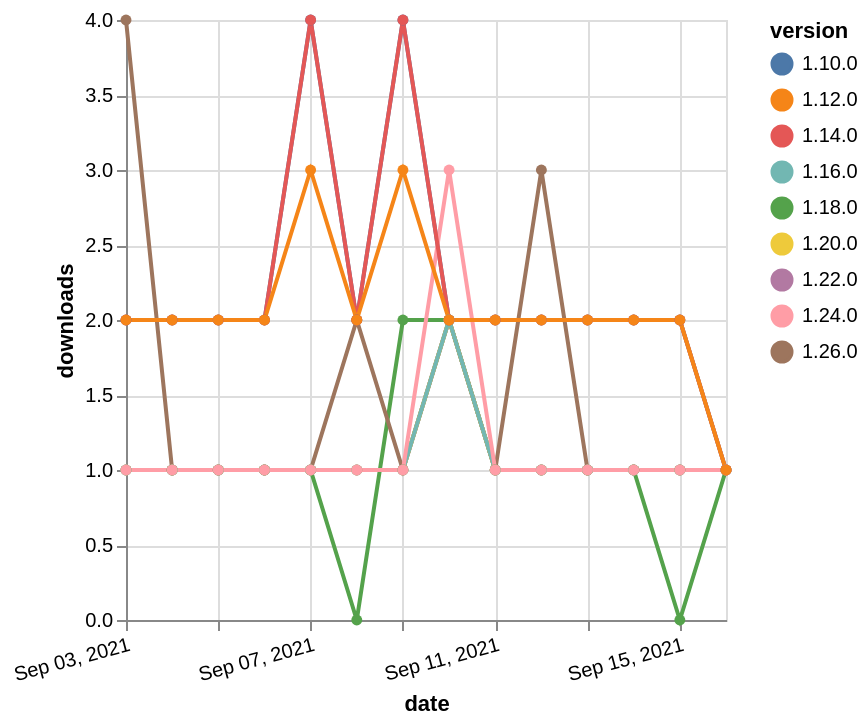

Describe this chart as a Vega-Lite specification.
### Vega-Lite specification from a JSON file in a GitHub repository (floating-point values rounded to 4 significant figures)
{"$schema": "https://vega.github.io/schema/vega-lite/v5.json", "description": "A simple bar chart with embedded data.", "data": {"values": [{"date": "2021-09-03", "total": 204, "delta": 1, "version": "1.18.0"}, {"date": "2021-09-04", "total": 205, "delta": 1, "version": "1.18.0"}, {"date": "2021-09-05", "total": 206, "delta": 1, "version": "1.18.0"}, {"date": "2021-09-06", "total": 207, "delta": 1, "version": "1.18.0"}, {"date": "2021-09-07", "total": 208, "delta": 1, "version": "1.18.0"}, {"date": "2021-09-08", "total": 208, "delta": 0, "version": "1.18.0"}, {"date": "2021-09-09", "total": 210, "delta": 2, "version": "1.18.0"}, {"date": "2021-09-10", "total": 212, "delta": 2, "version": "1.18.0"}, {"date": "2021-09-11", "total": 213, "delta": 1, "version": "1.18.0"}, {"date": "2021-09-12", "total": 214, "delta": 1, "version": "1.18.0"}, {"date": "2021-09-13", "total": 215, "delta": 1, "version": "1.18.0"}, {"date": "2021-09-14", "total": 216, "delta": 1, "version": "1.18.0"}, {"date": "2021-09-15", "total": 216, "delta": 0, "version": "1.18.0"}, {"date": "2021-09-16", "total": 217, "delta": 1, "version": "1.18.0"}, {"date": "2021-09-03", "total": 167, "delta": 1, "version": "1.22.0"}, {"date": "2021-09-04", "total": 168, "delta": 1, "version": "1.22.0"}, {"date": "2021-09-05", "total": 169, "delta": 1, "version": "1.22.0"}, {"date": "2021-09-06", "total": 170, "delta": 1, "version": "1.22.0"}, {"date": "2021-09-07", "total": 171, "delta": 1, "version": "1.22.0"}, {"date": "2021-09-08", "total": 172, "delta": 1, "version": "1.22.0"}, {"date": "2021-09-09", "total": 173, "delta": 1, "version": "1.22.0"}, {"date": "2021-09-10", "total": 175, "delta": 2, "version": "1.22.0"}, {"date": "2021-09-11", "total": 176, "delta": 1, "version": "1.22.0"}, {"date": "2021-09-12", "total": 177, "delta": 1, "version": "1.22.0"}, {"date": "2021-09-13", "total": 178, "delta": 1, "version": "1.22.0"}, {"date": "2021-09-14", "total": 179, "delta": 1, "version": "1.22.0"}, {"date": "2021-09-15", "total": 180, "delta": 1, "version": "1.22.0"}, {"date": "2021-09-16", "total": 181, "delta": 1, "version": "1.22.0"}, {"date": "2021-09-03", "total": 3085, "delta": 2, "version": "1.10.0"}, {"date": "2021-09-04", "total": 3087, "delta": 2, "version": "1.10.0"}, {"date": "2021-09-05", "total": 3089, "delta": 2, "version": "1.10.0"}, {"date": "2021-09-06", "total": 3091, "delta": 2, "version": "1.10.0"}, {"date": "2021-09-07", "total": 3095, "delta": 4, "version": "1.10.0"}, {"date": "2021-09-08", "total": 3097, "delta": 2, "version": "1.10.0"}, {"date": "2021-09-09", "total": 3101, "delta": 4, "version": "1.10.0"}, {"date": "2021-09-10", "total": 3103, "delta": 2, "version": "1.10.0"}, {"date": "2021-09-11", "total": 3105, "delta": 2, "version": "1.10.0"}, {"date": "2021-09-12", "total": 3107, "delta": 2, "version": "1.10.0"}, {"date": "2021-09-13", "total": 3109, "delta": 2, "version": "1.10.0"}, {"date": "2021-09-14", "total": 3111, "delta": 2, "version": "1.10.0"}, {"date": "2021-09-15", "total": 3113, "delta": 2, "version": "1.10.0"}, {"date": "2021-09-16", "total": 3114, "delta": 1, "version": "1.10.0"}, {"date": "2021-09-03", "total": 134, "delta": 4, "version": "1.26.0"}, {"date": "2021-09-04", "total": 135, "delta": 1, "version": "1.26.0"}, {"date": "2021-09-05", "total": 136, "delta": 1, "version": "1.26.0"}, {"date": "2021-09-06", "total": 137, "delta": 1, "version": "1.26.0"}, {"date": "2021-09-07", "total": 138, "delta": 1, "version": "1.26.0"}, {"date": "2021-09-08", "total": 140, "delta": 2, "version": "1.26.0"}, {"date": "2021-09-09", "total": 141, "delta": 1, "version": "1.26.0"}, {"date": "2021-09-10", "total": 143, "delta": 2, "version": "1.26.0"}, {"date": "2021-09-11", "total": 144, "delta": 1, "version": "1.26.0"}, {"date": "2021-09-12", "total": 147, "delta": 3, "version": "1.26.0"}, {"date": "2021-09-13", "total": 148, "delta": 1, "version": "1.26.0"}, {"date": "2021-09-14", "total": 149, "delta": 1, "version": "1.26.0"}, {"date": "2021-09-15", "total": 150, "delta": 1, "version": "1.26.0"}, {"date": "2021-09-16", "total": 151, "delta": 1, "version": "1.26.0"}, {"date": "2021-09-03", "total": 196, "delta": 1, "version": "1.20.0"}, {"date": "2021-09-04", "total": 197, "delta": 1, "version": "1.20.0"}, {"date": "2021-09-05", "total": 198, "delta": 1, "version": "1.20.0"}, {"date": "2021-09-06", "total": 199, "delta": 1, "version": "1.20.0"}, {"date": "2021-09-07", "total": 200, "delta": 1, "version": "1.20.0"}, {"date": "2021-09-08", "total": 201, "delta": 1, "version": "1.20.0"}, {"date": "2021-09-09", "total": 202, "delta": 1, "version": "1.20.0"}, {"date": "2021-09-10", "total": 204, "delta": 2, "version": "1.20.0"}, {"date": "2021-09-11", "total": 205, "delta": 1, "version": "1.20.0"}, {"date": "2021-09-12", "total": 206, "delta": 1, "version": "1.20.0"}, {"date": "2021-09-13", "total": 207, "delta": 1, "version": "1.20.0"}, {"date": "2021-09-14", "total": 208, "delta": 1, "version": "1.20.0"}, {"date": "2021-09-15", "total": 209, "delta": 1, "version": "1.20.0"}, {"date": "2021-09-16", "total": 210, "delta": 1, "version": "1.20.0"}, {"date": "2021-09-03", "total": 251, "delta": 1, "version": "1.16.0"}, {"date": "2021-09-04", "total": 252, "delta": 1, "version": "1.16.0"}, {"date": "2021-09-05", "total": 253, "delta": 1, "version": "1.16.0"}, {"date": "2021-09-06", "total": 254, "delta": 1, "version": "1.16.0"}, {"date": "2021-09-07", "total": 255, "delta": 1, "version": "1.16.0"}, {"date": "2021-09-08", "total": 256, "delta": 1, "version": "1.16.0"}, {"date": "2021-09-09", "total": 257, "delta": 1, "version": "1.16.0"}, {"date": "2021-09-10", "total": 259, "delta": 2, "version": "1.16.0"}, {"date": "2021-09-11", "total": 260, "delta": 1, "version": "1.16.0"}, {"date": "2021-09-12", "total": 261, "delta": 1, "version": "1.16.0"}, {"date": "2021-09-13", "total": 262, "delta": 1, "version": "1.16.0"}, {"date": "2021-09-14", "total": 263, "delta": 1, "version": "1.16.0"}, {"date": "2021-09-15", "total": 264, "delta": 1, "version": "1.16.0"}, {"date": "2021-09-16", "total": 265, "delta": 1, "version": "1.16.0"}, {"date": "2021-09-03", "total": 201, "delta": 1, "version": "1.24.0"}, {"date": "2021-09-04", "total": 202, "delta": 1, "version": "1.24.0"}, {"date": "2021-09-05", "total": 203, "delta": 1, "version": "1.24.0"}, {"date": "2021-09-06", "total": 204, "delta": 1, "version": "1.24.0"}, {"date": "2021-09-07", "total": 205, "delta": 1, "version": "1.24.0"}, {"date": "2021-09-08", "total": 206, "delta": 1, "version": "1.24.0"}, {"date": "2021-09-09", "total": 207, "delta": 1, "version": "1.24.0"}, {"date": "2021-09-10", "total": 210, "delta": 3, "version": "1.24.0"}, {"date": "2021-09-11", "total": 211, "delta": 1, "version": "1.24.0"}, {"date": "2021-09-12", "total": 212, "delta": 1, "version": "1.24.0"}, {"date": "2021-09-13", "total": 213, "delta": 1, "version": "1.24.0"}, {"date": "2021-09-14", "total": 214, "delta": 1, "version": "1.24.0"}, {"date": "2021-09-15", "total": 215, "delta": 1, "version": "1.24.0"}, {"date": "2021-09-16", "total": 216, "delta": 1, "version": "1.24.0"}, {"date": "2021-09-03", "total": 2492, "delta": 2, "version": "1.14.0"}, {"date": "2021-09-04", "total": 2494, "delta": 2, "version": "1.14.0"}, {"date": "2021-09-05", "total": 2496, "delta": 2, "version": "1.14.0"}, {"date": "2021-09-06", "total": 2498, "delta": 2, "version": "1.14.0"}, {"date": "2021-09-07", "total": 2502, "delta": 4, "version": "1.14.0"}, {"date": "2021-09-08", "total": 2504, "delta": 2, "version": "1.14.0"}, {"date": "2021-09-09", "total": 2508, "delta": 4, "version": "1.14.0"}, {"date": "2021-09-10", "total": 2510, "delta": 2, "version": "1.14.0"}, {"date": "2021-09-11", "total": 2512, "delta": 2, "version": "1.14.0"}, {"date": "2021-09-12", "total": 2514, "delta": 2, "version": "1.14.0"}, {"date": "2021-09-13", "total": 2516, "delta": 2, "version": "1.14.0"}, {"date": "2021-09-14", "total": 2518, "delta": 2, "version": "1.14.0"}, {"date": "2021-09-15", "total": 2520, "delta": 2, "version": "1.14.0"}, {"date": "2021-09-16", "total": 2521, "delta": 1, "version": "1.14.0"}, {"date": "2021-09-03", "total": 2579, "delta": 2, "version": "1.12.0"}, {"date": "2021-09-04", "total": 2581, "delta": 2, "version": "1.12.0"}, {"date": "2021-09-05", "total": 2583, "delta": 2, "version": "1.12.0"}, {"date": "2021-09-06", "total": 2585, "delta": 2, "version": "1.12.0"}, {"date": "2021-09-07", "total": 2588, "delta": 3, "version": "1.12.0"}, {"date": "2021-09-08", "total": 2590, "delta": 2, "version": "1.12.0"}, {"date": "2021-09-09", "total": 2593, "delta": 3, "version": "1.12.0"}, {"date": "2021-09-10", "total": 2595, "delta": 2, "version": "1.12.0"}, {"date": "2021-09-11", "total": 2597, "delta": 2, "version": "1.12.0"}, {"date": "2021-09-12", "total": 2599, "delta": 2, "version": "1.12.0"}, {"date": "2021-09-13", "total": 2601, "delta": 2, "version": "1.12.0"}, {"date": "2021-09-14", "total": 2603, "delta": 2, "version": "1.12.0"}, {"date": "2021-09-15", "total": 2605, "delta": 2, "version": "1.12.0"}, {"date": "2021-09-16", "total": 2606, "delta": 1, "version": "1.12.0"}]}, "width": "container", "mark": {"type": "line", "point": {"filled": true}}, "encoding": {"x": {"field": "date", "type": "temporal", "timeUnit": "yearmonthdate", "title": "date", "axis": {"labelAngle": -15}}, "y": {"field": "delta", "type": "quantitative", "title": "downloads"}, "color": {"field": "version", "type": "nominal"}, "tooltip": {"field": "delta"}}}
